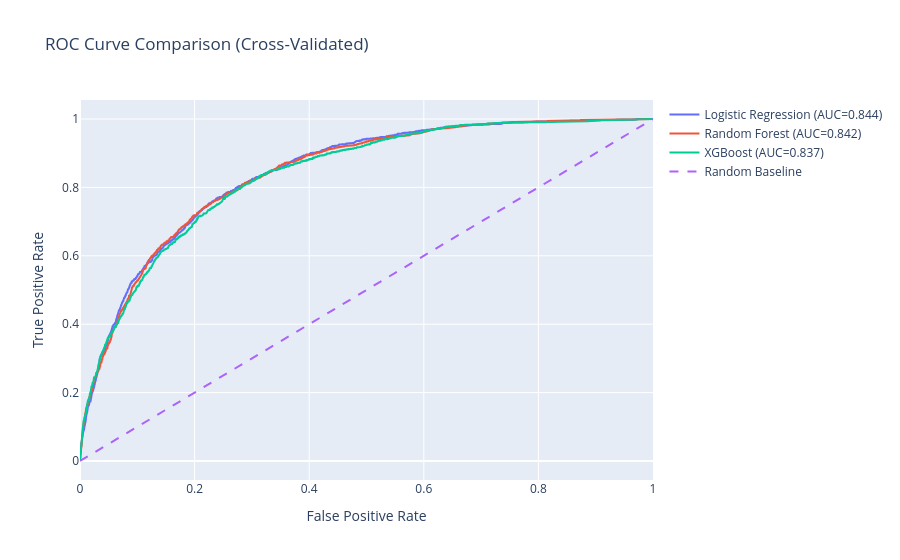
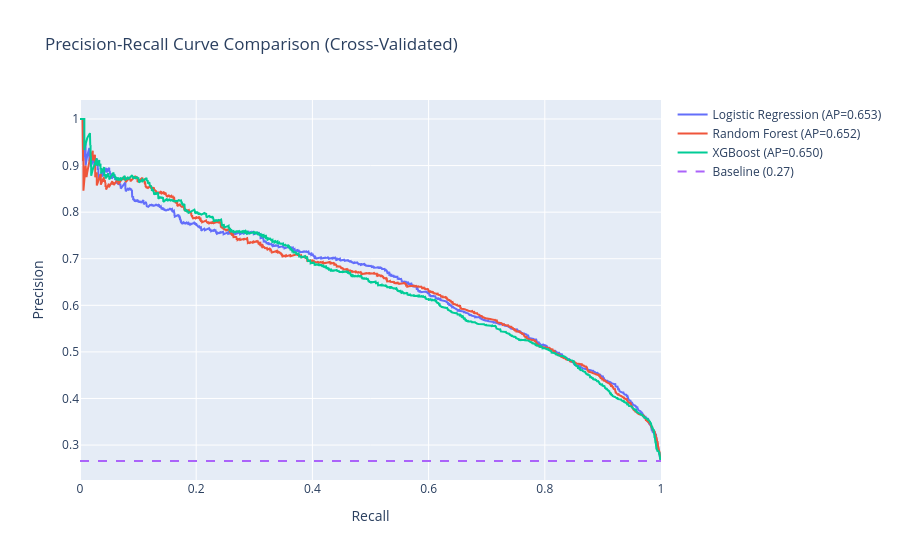

Notebook cell for these charts, in order:
### Markdown cell above
Model Building and Results

Defines the list of modeling methodologies to try, passes to the build_models function, stores the result in a dataframe that is then formatted for output to be sorted by AUC score, highlighting the maximum value of each scoring metric to compare model types.

Currently, the winning model is logistic regression for both its high scoring on all metrics except recall (losing slightly to random forest) and because it is also the simplist model. 

In future iterations stability will be checked for models, evaluate if clustering adds value to the model, perform cross-validation.
May further explore hyperparameter tuning though dataset is small enough that there is likely not much to be gained and may be subject to overfitting.

### Code cell
# =========================
# MODELING
# =========================

models = [
    ("Logistic Regression", Pipeline([
        ("scaler", StandardScaler()),
        ("model", LogisticRegression(max_iter=5000))
    ])),
    ("Random Forest", Pipeline([
        ("model", RandomForestClassifier(
            n_estimators=50,
            max_depth=10,
            min_samples_leaf=50,
            random_state=123
        ))
    ])),
    ("XGBoost", Pipeline([
        ("model", XGBClassifier(
            max_depth=6,
            learning_rate=0.05,
            n_estimators=300,
            scale_pos_weight=0.74
        ))
    ]))
]

model_results, feature_importances, fitted_models = (
        build_models(x_raw,y,models,True)
        )


best_model_name = model_results.iloc[0]["model"]

best_model = fitted_models[best_model_name]

model_results.index += 1
model_results.index.name = "Rank"


display_results = (model_results
    .sort_values("auc", ascending=False)
    .style
    .format("{:.3f}", subset=["accuracy","precision","recall","f1","auc","auc_std","ap_score"])
    .highlight_max(
        subset=["accuracy","precision","recall","f1","auc","auc_std","ap_score"],
        axis=0,
        color='blue'
        )
)

display(display_results)

### Figure 1 — Plotly figure (JSON) as saved in the notebook; plotly's stock layout.template omitted (floating-point values rounded to 4 significant figures; data arrays with more than 128 entries replaced by an {"elided": "..."} marker saying what was removed)
{"data": [{"mode": "lines", "name": "Logistic Regression (AUC=0.844)", "type": "scatter", "x": {"elided": "1931 float values"}, "y": {"elided": "1931 float values"}}, {"mode": "lines", "name": "Random Forest (AUC=0.842)", "type": "scatter", "x": {"elided": "2093 float values"}, "y": {"elided": "2093 float values"}}, {"mode": "lines", "name": "XGBoost (AUC=0.837)", "type": "scatter", "x": {"elided": "1960 float values"}, "y": {"elided": "1960 float values"}}, {"line": {"dash": "dash"}, "mode": "lines", "name": "Random Baseline", "type": "scatter", "x": [0, 1], "y": [0, 1]}], "layout": {"title": {"text": "ROC Curve Comparison (Cross-Validated)"}, "xaxis": {"title": {"text": "False Positive Rate"}}, "yaxis": {"title": {"text": "True Positive Rate"}}}}

### Figure 2 — Plotly figure (JSON) as saved in the notebook; plotly's stock layout.template omitted (floating-point values rounded to 4 significant figures; data arrays with more than 128 entries replaced by an {"elided": "..."} marker saying what was removed)
{"data": [{"mode": "lines", "name": "Logistic Regression (AP=0.653)", "type": "scatter", "x": {"elided": "7024 float values"}, "y": {"elided": "7024 float values"}}, {"mode": "lines", "name": "Random Forest (AP=0.652)", "type": "scatter", "x": {"elided": "6907 float values"}, "y": {"elided": "6907 float values"}}, {"mode": "lines", "name": "XGBoost (AP=0.650)", "type": "scatter", "x": {"elided": "6996 float values"}, "y": {"elided": "6996 float values"}}, {"line": {"dash": "dash"}, "mode": "lines", "name": "Baseline (0.27)", "type": "scatter", "x": [0, 1], "y": [0.2658, 0.2658]}], "layout": {"title": {"text": "Precision-Recall Curve Comparison (Cross-Validated)"}, "xaxis": {"title": {"text": "Recall"}}, "yaxis": {"title": {"text": "Precision"}}}}
